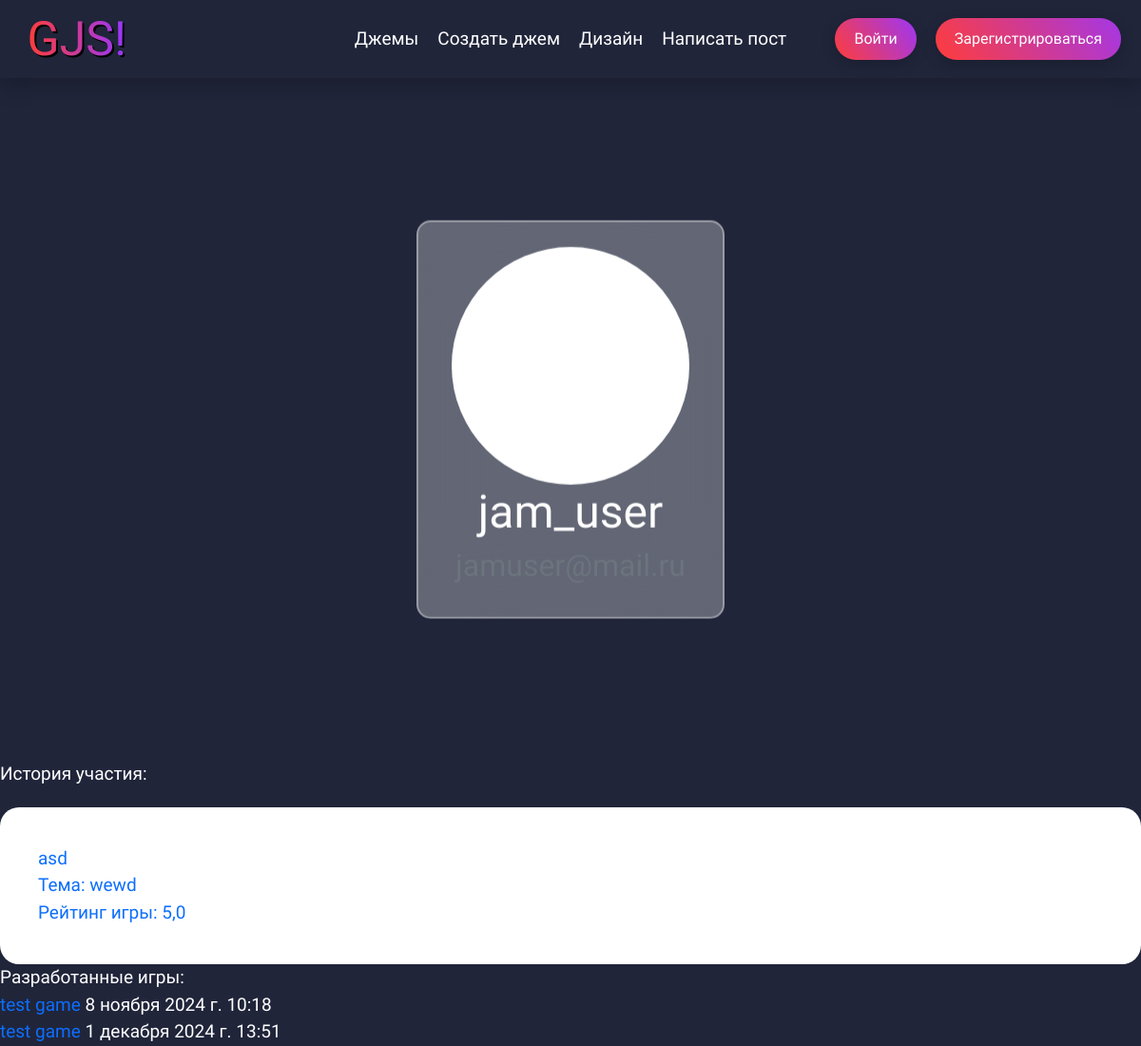
The app's page /profile/jam_user/, older data.
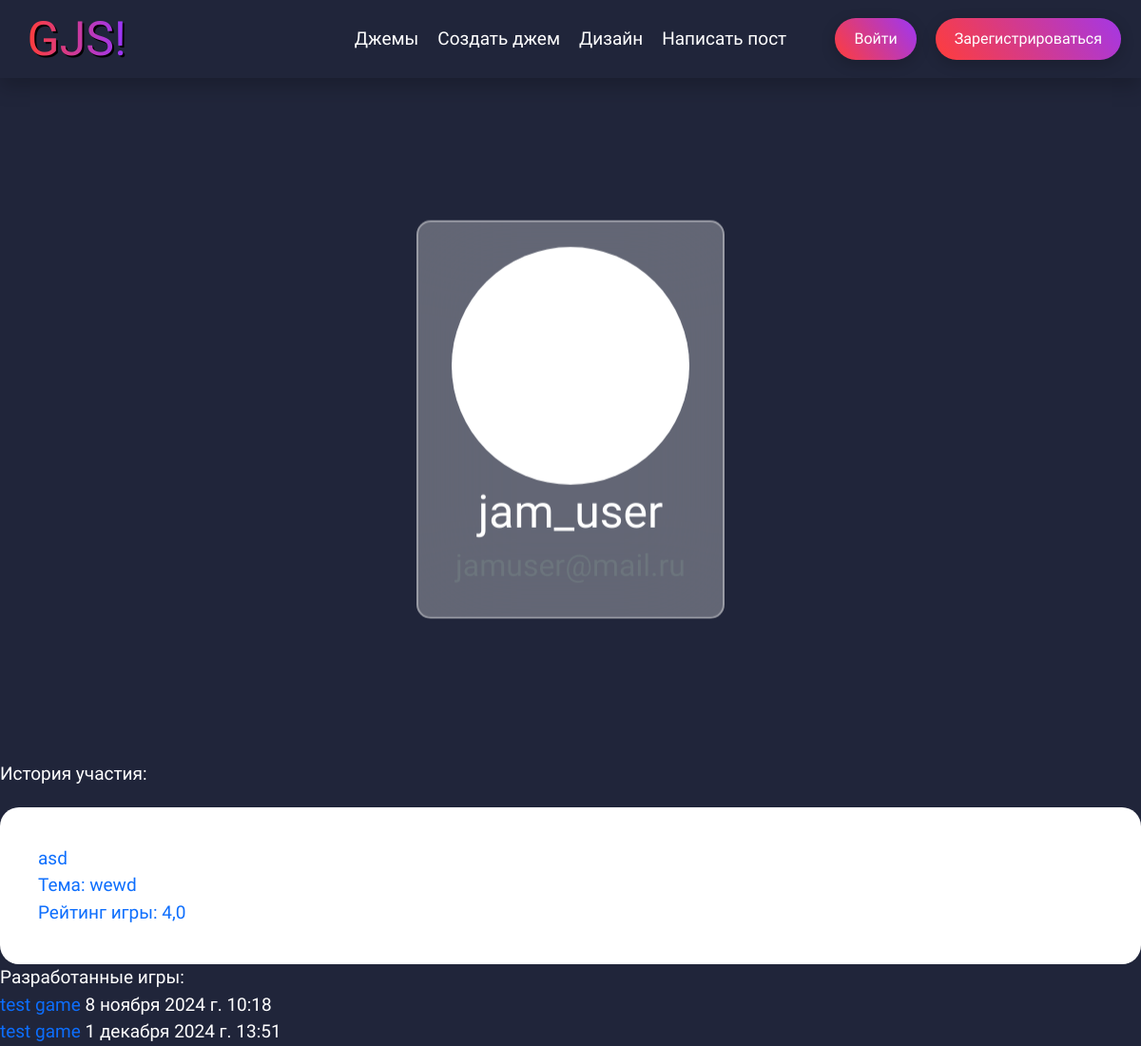
The same page, newer data.
### jams/models/gamejam.py (models this page shows, shortened)
class GameJam(models.Model):
    jam_status = [
        ("FN", "Завершён"),
        ("OG", "Идёт"),
        ("PR", "Подготовка")
    ]
    uuid = models.UUIDField(primary_key=True, default=uuid.uuid4, editable=False)
    title = models.CharField(max_length=255, verbose_name='Название джема')
    date_start = models.DateTimeField(verbose_name='Дата начала')
    date_end = models.DateTimeField(verbose_name='Дата окончания')
    theme = models.CharField(max_length=255, blank=True, verbose_name='Тема')
    status = models.CharField(max_length=3, choices=jam_status, default="PR", verbose_name='Статус')
    winner = models.ForeignKey(settings.AUTH_USER_MODEL, related_name="user_winner",
                               on_delete=models.SET_NULL, blank=True, null=True, verbose_name='Победитель')
    users = models.ManyToManyField(settings.AUTH_USER_MODEL, related_name="users",
                                   blank=True, verbose_name='Участники')
    class Meta:
        verbose_name = "Геймджем"
        verbose_name_plural = "Геймджемы"

### users/views.py (the view)
# urls.py: path('<str:username>/', views.Profile.as_view(), name='profile_detail'),
class Profile(DetailView):
    model = User
    template_name = 'pages/user_pages/user_profile.html'
    context_object_name = 'profile_data'
    def get_object(self, queryset=None):
        username = self.kwargs.get('username')
        return get_object_or_404(User, username=username)
    def get_context_data(self, **kwargs):
        context = super().get_context_data(**kwargs)
        context['past_jams'] = get_user_jams_history(self.kwargs.get('username'))
        context['user_games'] = get_user_games_history(self.kwargs.get('username'))
        return context

### users/services.py (called while the page is built)
def get_user_jams_history(username: str):
    return (GameJam.objects.filter(users__username=username, status='FN')
    .annotate(
        user_rating=Round(
            Avg(
                Case(
                    When(ratinguserjam__user__username=username, then='ratinguserjam__stars'),
                    output_field=FloatField()
                )
            ),
            1  # Округляем до 1 знака после запятой
        )
    )).exclude(user_rating=None).values('uuid', 'title', 'theme', 'user_rating')

def get_user_games_history(username: str):
    return Game.objects.filter(user__username=username)

### templates/pages/user_pages/user_profile.html (shortened to what this page needs)
{% extends 'base.html' %}
{% load static %}
{% block head %}
    <link rel="stylesheet" href="{% static 'css/avatar.css' %}">
{% endblock head %}
{% block headButtons %}
    <li><a href="{% url 'redactor' request.user.username %}" class="menu-button">Дизайн</a></li>
    <li><a href="" class="menu-button">Написать пост</a></li>
{% endblock %}
{% block content %}
<div class="profile">
    <div id="hat">
        <div class="avatar-block">
            <div id="avatar">
            </div>
                <h2 class="display-5" style="text-align: center">{{ profile_data.username }}</h2>
                <h2 class="text-muted" style="text-align: center">{{ profile_data.email }}</h2>
        </div>
    </div>
    <br>
</div>
<div class="history">
    <p>История участия:</p>
    {% for jam in past_jams %}
    <a href="{% url 'gamejam_detail' uuid=jam.uuid %}">
        <div class="past-jam-card">
            <p>{{ jam.title }}</p>
            <p>Тема: {{ jam.theme }}</p>
            <p>Рейтинг игры: {{ jam.user_rating }}</p>
        </div>
    </a>
</div>
<div class="user_games">
    <p>Разработанные игры:</p>
    {% for game in user_games %}
    <p>
        <a href="{%  url 'download_file' game.jam_uuid.uuid game.id  %}">
            {{ game.title }}
        </a>
        {{ game.uploaded_time }}
    </p>
    {% endfor %}
</div>
{% endfor %}
{% endblock %}

Row changes from the older to the newer data that the page shows:
changed GameJam "asd": user_rating "5,0" → "4,0"
